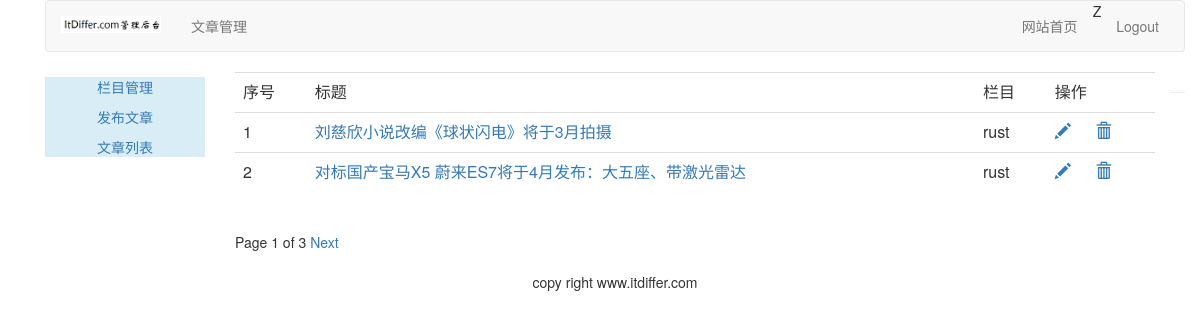
Page /article/article-list/ (signed in) on the committed database.
### article/models.py (models this page shows, shortened)
class ArticlePost(models.Model):
    author = models.ForeignKey(User, on_delete=models.CASCADE, related_name='article')
    title = models.CharField(max_length=200)
    slug = models.SlugField(max_length=500)
    column = models.ForeignKey(ArticleColumn, on_delete=models.CASCADE, related_name='article_column')
    body = models.TextField()
    created = models.DateTimeField(default=timezone.now)
    updated = models.DateTimeField(auto_now=True)
    users_like = models.ManyToManyField(User, related_name="articles_like", blank=True)
    class Meta:
        ordering = ("-updated",)
        index_together = (('id', 'slug'),)
    def get_absolute_url(self):
        return reverse("article:article_detail", args=[self.id, self.slug])

class ArticleColumn(models.Model):
    user = models.ForeignKey(User, on_delete=models.CASCADE, related_name='article_column')
    column = models.CharField(max_length=200)
    created = models.DateField(auto_now_add=True)
    def __str__(self):
        return self.column

### article/views.py (the view)
# urls.py: path('article-list/', views.article_list, name='article_list'),
@login_required(login_url='/account/login')
def article_list(request):
    articles_list = ArticlePost.objects.filter(author=request.user)
    paginator = Paginator(articles_list, 2)
    page = request.GET.get('page')
    try:
        current_page = paginator.page(page)
        articles = current_page.object_list
    except PageNotAnInteger:
        current_page = paginator.page(1)
        articles = current_page.object_list
    except EmptyPage:
        current_page = paginator.page(paginator.num_pages)
        articles = current_page.object_list
    return render(request, "article/column/article_list.html", {"articles": articles, "page": current_page})

### templates/article/column/article_list.html (shortened to what this page needs)
{% extends "article/base.html" %}
{% load static %}
{% block content %}
<div>
    <table class="table table-hover">
    	<tr>
    	    <td>序号</td>
    	    <td>标题</td>
            <td>栏目</td>
    	    <td>操作</td>
    	</tr>
    	{% for article in articles %}
    	<tr id={{ article.id }}>
    	    <td>{{ forloop.counter }}</td>
            <td><a href="{{ article.get_absolute_url }}">{{ article.title }}</a></td>
            <td>{{ article.column }}</td>
    	    <td>
				<a name="edit" href="{% url 'article:redit_article' article.id %}">
					<span class="glyphicon glyphicon-pencil"></span>
                </a>
				<a name="delete" href="javascript:" onclick="del_article(this, {{ article.id }})">
					<span class="glyphicon glyphicon-trash" style="margin-left:20px;"></span>
				</a>
			</td>
    	</tr>
    	{% endfor %}
    </table>
	{% include "paginator.html" %}
</div>
{% endblock %}

### templates/article/header.html (shortened to what this page needs)
{% load static %}
<div class="container">
  <nav class="navbar navbar-default" role="navigation">
    <div class="navbar-header">
      <a class="navbar-brand" href="{% url 'home' %}">
        <img src="{% static 'images/backlogo.png' %}" width="100px">
      </a>
    </div>
    <div>
      <ul class="nav navbar-nav" role="navigation">
        <li><a hef="{% url 'article:article_column' %}">文章管理</a></li>
      </ul>
      <ul class="nav navbar-nav navbar-right" style="margin-right:10px">
        <li><a href="{% url 'blog:blog_title' %}">网站首页</a></li>
        <li><span>{{ user.username }}</span></li>
        <li><a href="{% url 'account:user_logout' %}">Logout</a></li>
      </ul>
    </div>
  </nav>
</div>

### rows in the picture
ArticlePost: title "刘慈欣小说改编《球状闪电》将于3月拍摄", column "rust"
ArticlePost: title "对标国产宝马X5 蔚来ES7将于4月发布：大五座、带激光雷达", column "rust"

### other values in the picture
{{ user.username }} "Z"
{{ page.number }} "1"
{{ page.paginator.num_pages }} "3"
